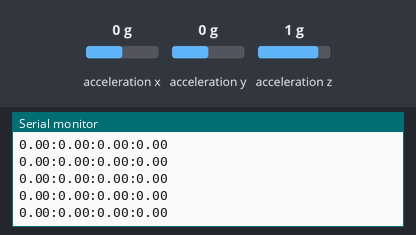
A sketch run on a simulated Arduino Uno, built with avr-gcc and run on an emulated ATmega328P. On the bench: the last lines printed to the serial monitor. Wiring (inferred from the names in the program): ADXL345 accelerometer at I2C address 0x53. Inputs (shaded band) come from the test bench; at power-on: acceleration x 0 g, acceleration y 0 g, acceleration z 1 g.

Above: at 1.2 s.
1.3 s: acceleration x set to -1.4 g
At 1.36 s:
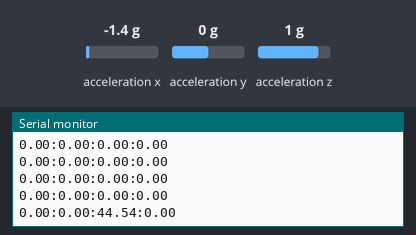
2.8 s: acceleration x set to 0 g
At 2.8 s:
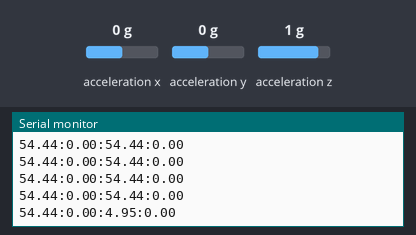
5.8 s: acceleration y set to -1.4 g
At 5.86 s:
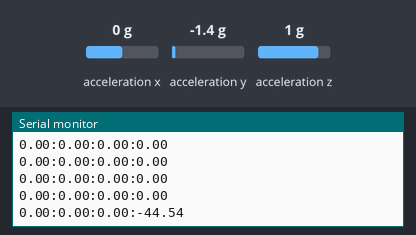
7.3 s: acceleration z set to -1.4 g
At 7.3 s:
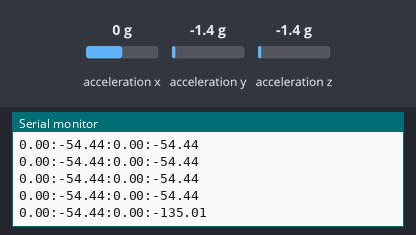
Timing chart, 0 to 9.8 s (numbered marks = the images above; inputs shaded):
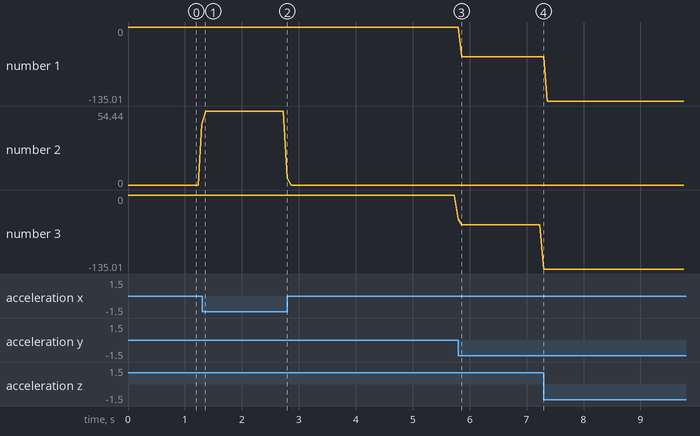

Measured:
- plotted number 1: 0 → -54.44 after the input at 5.8 s, -54.44 → -135.01 after the input at 7.3 s
- plotted number 2: 44.54 → 4.95 after the input at 1.3 s
- plotted number 3: 0 → -44.54 after the input at 2.8 s, -44.54 → -135.01 after the input at 5.8 s

The sketch:

filter3.ino
```cpp
//算数平均滤波器
#include <Wire.h>
#define DEVICE (0x53)       //ADXL345 device address
#define TO_READ (6)         //num of bytes we are going to read each time (two bytes for each axis)
byte buff[TO_READ] ;        //6 bytes buffer for saving data read from the device
char str[512];              //string buffer to transform data before sending it to the serial port
int regAddress = 0x32;      //first axis-acceleration-data register on the ADXL345
int x, y, z;				        //three axis acceleration data
double roll = 0.00, pitch = 0.00;		//Roll & Pitch are the angles which rotate by the axis X and y
double froll = 0.00, fpitch = 0.00;
//in the sequence of R(x-y-z),more info visit
void setup() {
  Wire.begin();         // join i2c bus (address optional for master)
  Serial.begin(9600);  // start serial for output

  //Turning on the ADXL345
  writeTo(DEVICE, 0x2D, 0);
  writeTo(DEVICE, 0x2D, 16);
  writeTo(DEVICE, 0x2D, 8);
}

void loop() {

  readFrom(DEVICE, regAddress, TO_READ, buff); //read the acceleration data from the ADXL345
                                              //each axis reading comes in 10 bit resolution, ie 2 bytes.  Least Significat Byte first!!
                                              //thus we are converting both bytes in to one int
  x = (((int)buff[1]) << 8) | buff[0];
  y = (((int)buff[3])<< 8) | buff[2];
  z = (((int)buff[5]) << 8) | buff[4];

  //we send the x y z values as a string to the serial port
//  Serial.print("The acceleration info of x, y, z are:");
//  sprintf(str, "%d %d %d", x, y, z);
//  Serial.print(str);
//  Serial.write(10);

  //Roll & Pitch calculate
  RP_calculate();
  // Output
  Serial.print(pitch);
  Serial.print(":");
  Serial.print(roll);
  Serial.print(":");
  filter();
  // Output (filtered)
  Serial.print(fpitch);
  Serial.print(":");
  Serial.print(froll);
  Serial.println();
  //It appears that delay is needed in order not to clog the port
  delay(50);
}

//---------------- Functions
//Writes val to address register on device
void writeTo(int device, byte address, byte val) {
  Wire.beginTransmission(device); //start transmission to device
  Wire.write(address);        // send register address
  Wire.write(val);        // send value to write
  Wire.endTransmission(); //end transmission
}

//reads num bytes starting from address register on device in to buff array
void readFrom(int device, byte address, int num, byte buff[]) {
  Wire.beginTransmission(device); //start transmission to device
  Wire.write(address);        //sends address to read from
  Wire.endTransmission(); //end transmission

    Wire.beginTransmission(device); //start transmission to device
  Wire.requestFrom(device, num);    // request 6 bytes from device

  int i = 0;
  while(Wire.available())    //device may send less than requested (abnormal)
  {
    buff[i] = Wire.read(); // receive a byte
    i++;
  }
  Wire.endTransmission(); //end transmission
}

//calculate the Roll&Pitch
void RP_calculate(){
  double x_Buff = float(x);
  double y_Buff = float(y);
  double z_Buff = float(z);
  roll = atan2(y_Buff , z_Buff) * 57.3;
  pitch = atan2((- x_Buff) , sqrt(y_Buff * y_Buff + z_Buff * z_Buff)) * 57.3;
}

//算术平均滤波算法
#define FILTER_N 11
void filter(){
  double filter_roll_sum = 0.0;
  double filter_pitch_sum = 0.0;
  int i,j;
  for(i=0;i<FILTER_N;i++){
    readFrom(DEVICE, regAddress, TO_READ, buff);
    x = (((int)buff[1]) << 8) | buff[0];
    y = (((int)buff[3])<< 8) | buff[2];
    z = (((int)buff[5]) << 8) | buff[4];

    RP_calculate();
    filter_roll_sum += roll;
    filter_pitch_sum += pitch;
  }
  froll = filter_roll_sum/FILTER_N;
  fpitch = filter_pitch_sum/FILTER_N;
}
```
